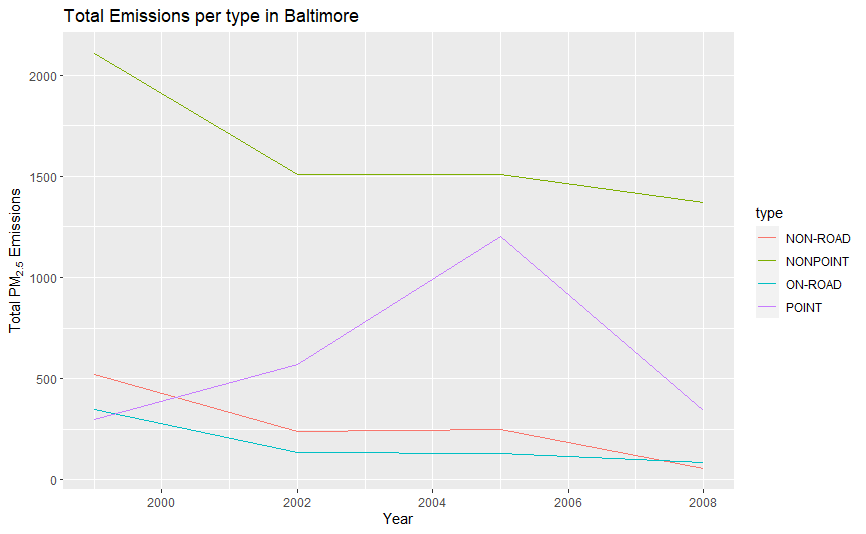

This chart was generated by the following R code:
library(ggplot2)
setwd("c:/Users/user/eda")
data <- aggregate(Emissions ~ year + type, balt, sum)

g <- ggplot(data, aes(year, Emissions, color = type))
g + geom_line() +
  xlab("Year") +
  ylab(expression("Total PM"[2.5]*" Emissions")) +
  ggtitle("Total Emissions per type in Baltimore")
